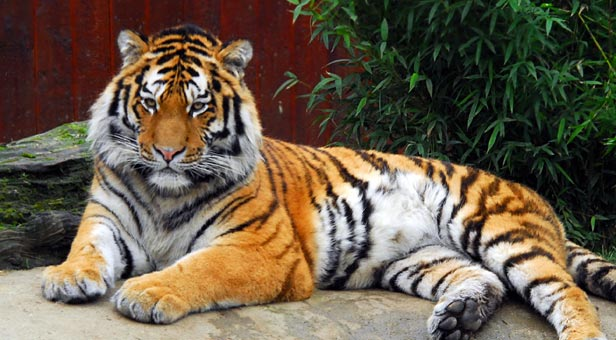
#> input picture Images-jpg/tiger1.jpg, 616 x 340 px
$ python graphcut_example.py
#> lines starting #> are read from the running program, lines starting #| are printed output that depends on the picture
### lab3.py
import numpy as np
from scipy.spatial import distance_matrix
import matplotlib.pyplot as plt
from Functions import *
from gaussfft import gaussfft
from scipy.stats import multivariate_normal

def kmeans_segm(image, K, L, seed = 42):
    """
    Implement a function that uses K-means to find cluster 'centers'
    and a 'segmentation' with an index per pixel indicating with
    cluster it is associated to.

    Input arguments:
        image - the RGB input image
        K - number of clusters
        L - number of iterations
        seed - random seed
    Output:
        segmentation: an integer image with cluster indices
        centers: an array with K cluster mean colors
    """
    img = image.reshape((-1, 3))

    np.random.seed(seed)
    unique = np.unique(img, axis=0)
    idx = np.random.choice(unique.shape[0], K, replace=False)
    centers = unique[idx]

    old_centers= np.zeros_like(centers)
    num_iters = 0

    while L is None or num_iters<L:

        old_centers = centers.copy()
        dist = distance_matrix(img, centers)
        segmentation = np.argmin(dist, axis=1)

        for k in range(K):

            cluster = img[segmentation==k]
            if len(cluster)>0:
                centers[k] = np.mean(cluster, axis=0)

        num_iters += 1

        if np.max(np.max(abs(centers - old_centers))) < 1e-3:
            break

    if len(image.shape)==3:
        segmentation = segmentation.reshape((image.shape[0], image.shape[1]))

    return segmentation, centers, num_iters


def mixture_prob(image, K, L, mask):
    """
    Implement a function that creates a Gaussian mixture models using the pixels
    in an image for which mask=1 and then returns an image with probabilities for
    every pixel in the original image.

    Input arguments:
        image - the RGB input image
        K - number of clusters
        L - number of iterations
        mask - an integer image where mask=1 indicates pixels used
    Output:
        prob: an image with probabilities per pixel
    """
    # kmeans_segm(image, K, 10)
    image = image / 255
    I = np.reshape(image, (-1,3)).astype(np.float32)
    flat_mask = np.reshape(mask, (mask.shape[0]*mask.shape[1]))
    # Store all pixels for which mask=1 in a Nx3 matrix

    c = I[flat_mask>0, :]
    N = c.shape[0]
    # Randomly initialize the K components using masked pixels

    seg, mu, _ = kmeans_segm(c, K, L=L)
    w = np.array([np.mean(seg==k) for k in range(K)])
    sigma = np.ones((K, 3, 3))* 0.01

    P = np.zeros((N, K))
    # print(c.shape,
    #       mu.shape,
    #       w.shape,
    #       sigma.shape,
    #       P.shape)

    # Iterate L times
    for _ in range(L):

        # Expectation: Compute probabilities P_ik using masked pixels
        for k in range(K):
            p_x_c = multivariate_normal(
                mean=mu[k], cov=sigma[k], allow_singular=True)

            P[:, k] = w[k]*p_x_c.pdf(c)

        for i in range(N):
            P[i, :] = P[i, :]/(sum(P[i, :]) + 1e-5)

        # Maximization: Update weights, means and covariances using masked pixels
        P_class = np.sum(P, axis=0)

        w = P_class/N
        mu = (P.T @ c)/P_class[:, None]

        for k in range(K):
            P_k = P[:, k]
            P_k = P_k[:, None]
            aux = c - mu[k]
            sigma[k] = (aux.T @ (aux * P_k))/P_class[k]


    # Compute probabilities p(c_i) in Eq.(3) for all pixels I.
    res = np.zeros(I.shape[0])

    for k in range(K):
            p_x_c = multivariate_normal(
                mean=mu[k], cov=sigma[k], allow_singular=True)

            res += w[k]*p_x_c.pdf(I)


    return res

### graphcut_example.py
import sys
import math
import numpy as np
from PIL import Image, ImageFilter
import matplotlib.pyplot as plt
from lab3 import kmeans_segm, mixture_prob
from Functions import showgrey, mean_segments, overlay_bounds
from scipy.ndimage.filters import gaussian_filter
from scipy.spatial import distance_matrix
from scipy.signal import convolve2d
import matplotlib.patches as patches

#   Performing the continuous max-flow algorithm to solve the
#   continuous min-cut problem in 2D
#
#   Usage: [u, erriter, i, timet] = CMF_Cut;
#
#   Inputs: there is no input since all data and parameters can be
#           adjusted within the program
#
#   Outputs:
#       - u: the final results u(x) in [0,1]. As the following paper,
#           the global binary result can be available by threshholding u
#           by any constant alpha in (0,1):
#
#           Nikolova, M.; Esedoglu, S.; Chan, T. F.
#           Algorithms for Finding Global Minimizers of Image Segmentation and Denoising Models
#           SIAM J. App. Math., 2006, 66, 1632-1648
#
#       - erriter: it returns the error evaluation of each iteration,
#           i.e. it shows the convergence rate. One can check the algorithm
#           performance.
#
#       - i: gives the total number of iterations, when the algorithm converges.
#
#       - timet: gives the total computation time.
#
#   Example:
#       >> [u, erriter, i, timet] = CMF_Cut;
#
#       >> us = max(u, beta);  # where beta in (0,1)
#
#       >> imagesc(us), colormap gray, axis image, axis off;figure(gcf)
#
#       >> figure, loglog(erriter,'DisplayName','erriterN');figure(gcf)
#
#
#
#   The original algorithm was proposed in the following papers:
#
#   [1] Yuan, J.; Bae, E.;  Tai, X.-C.
#       A Study on Continuous Max-Flow and Min-Cut Approaches
#       CVPR, 2010
#
#   [2] Yuan, J.; Bae, E.; Tai, X.-C.; Boycov, Y.
#       A study on continuous max-flow and min-cut approaches. Part I: Binary labeling
#       UCLA CAM, Technical Report 10-61, 2010
#
#   The mimetic finite-difference discretization method was proposed for
#   the total-variation function in the paper:
#
#   [1] Yuan, J.; Schn{\"o}rr, C.; Steidl, G.
#       Simultaneous Optical Flow Estimation and Decomposition
#       SIAM J.~Scientific Computing, 2007, vol. 29, page 2283-2304, number 6
#
#   This software can be used only for research purposes, you should cite ALL of
#   the aforementioned papers in any resulting publication.
#
#   Please email cn.yuanjing@gmail.com for any questions, suggestions and bug reports
#
#   The Software is provided "as is", without warranty of any kind.
#
#
#                       Version 1.0
#           https://sites.google.com/site/wwwjingyuan/
#
#           Copyright 2011 Jing Yuan (cn.yuanjing@gmail.com)
#

# [64 lines left out: function cmf_cut, not called in this run]


def graphcut_segm(I, area, K, alpha, sigma):
    [ minx, miny, maxx, maxy ] = area
    [h,w,c] = np.shape(I)
    dw = maxx - minx + 1
    dh = maxy - miny + 1
    mask = np.zeros((h, w), dtype=np.int16)
    mask[miny:miny+dh, minx:minx+dw] = 1

    grey = 0.2989*I[:,:,0] + 0.5870*I[:,:,1] + 0.1140*I[:,:,2]

    blur = 0.5 # amount of blur to reduce noise
    gauss = np.array([[ math.exp(-(i*i)/(2*blur*blur)) for i in range(-3, 4) ]], dtype=np.float32)
    gauss = gauss/np.sum(gauss) # normalize to one
    grey = convolve2d(grey, gauss.T @ gauss, 'same', 'symm')

    sobel = np.array([[-1, 0, 1], [-2,0,2], [-1,0,1]], dtype=np.float32)/4
    dx = convolve2d(grey, sobel,   'same', 'fill', 0)
    dy = convolve2d(grey, sobel.T, 'same', 'fill', 0)
    grad = np.sqrt(dx**2 + dy**2)

    edge = (alpha*sigma)*np.ones((h,w)) / (grad + sigma)

    for l in range(3):
        print('Find Gaussian mixture models...')

        fprob = mixture_prob(I, K, 10, mask)
        bprob = mixture_prob(I, K, 10, 1-mask)
        prior = np.reshape(fprob/(fprob + bprob), (h, w))

        print('Find minimum cut...')
        [u, erriter, i] = cmf_cut(prior, edge)
        mask = (u>0.5).astype(np.int16)

    return mask, prior

##############################


def graphcut_example(img, area,
                      K = 16, alpha=8.0, sigma=20.0,
                      scale_factor=0.5, verbose=True):

    # area: image region to train foreground with [ minx, miny, maxx, maxy ]
    # K: number of mixture components
    # alpha: maximum edge cost
    # sigma: edge cost decay factor


    img = img.resize((int(img.size[0]*scale_factor), int(img.size[1]*scale_factor)))

    area = [ int(i*scale_factor) for i in area ]
    I = np.asarray(img).astype(np.float32)

    segm, prior = graphcut_segm(I, area, K, alpha, sigma)

    fig = plt.figure()

    # Inew = mean_segments(img, segm)
    # img_1 = Image.fromarray(Inew.astype(np.ubyte))
    # ax1.imshow(img_1)
    ax1 = fig.add_subplot(1,2,1)
    showgrey(prior, False)
    ax1.set_title("Prior")
    ax1.axis('off')

    Inew = overlay_bounds(img, segm)
    img_2 = Image.fromarray(Inew.astype(np.ubyte))
    ax2 = fig.add_subplot(1,2,2)
    ax2.imshow(img_2)
    ax2.set_title("Segmentation")
    # Create a Rectangle patch
    rect = patches.Rectangle((area[0], area[3]),
                             area[2]-area[0],
                             -(area[3]-area[1]),
                             linewidth=1,
                             edgecolor='b',
                             facecolor='none')

    # Add the patch to the Axes
    ax2.add_patch(rect)
    ax2.axis('off')
    title = r"Normalized cut, w/ area={}, K={},"\
            r"$\alpha$={}, $\sigma$={}, sf={}".format(area,
                                          K,
                                          alpha,
                                          sigma,
                                          scale_factor)

    plt.suptitle(title)
    plt.tight_layout()

    plt.show()

if __name__ == '__main__':
    img = Image.open('Images-jpg/tiger1.jpg')
#> img is the input picture: PIL image 616x340 RGB; mean R, G, B 106, 92.5, 74.4
    area = [120, 84, 234, 260]
    sys.exit(graphcut_example(img, area))
#> in graphcut_example, `img = img.resize((int(img.size[0]*scale_factor), int(img.size[1]*scale..`:
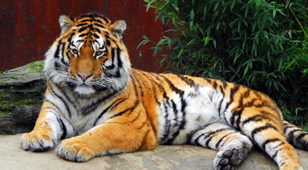
#> img: PIL image 308x170 RGB; mean R, G, B 106, 92.5, 74.4
#> in graphcut_segm, `grey = 0.2989*I[:,:,0] + 0.5870*I[:,:,1] + 0.1140*I[:,:,2]`:
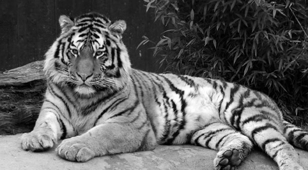
#> grey: shape (170, 308) float32; min 0, max 255, mean 94.5
#> in graphcut_segm, `dx = convolve2d(grey, sobel,   'same', 'fill', 0)`:
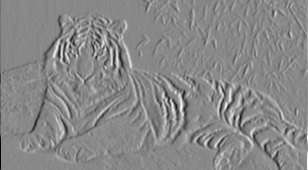
#> dx: shape (170, 308) float32; min -213.9, max 186.2, mean 0.1; drawn with min black and max white
#> in graphcut_segm, `dy = convolve2d(grey, sobel.T, 'same', 'fill', 0)`:
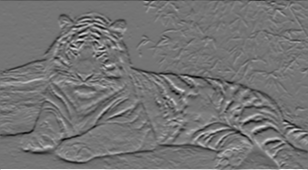
#> dy: shape (170, 308) float32; min -182.7, max 216.3, mean -0.8; drawn with min black and max white
#> in graphcut_segm, `grad = np.sqrt(dx**2 + dy**2)`:
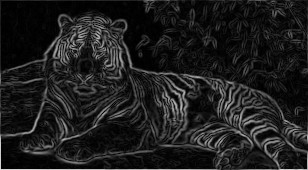
#> grad: shape (170, 308) float32; min 0.00663, max 225.1, mean 30.2
#> in graphcut_segm, `edge = (alpha*sigma)*np.ones((h,w)) / (grad + sigma)`:
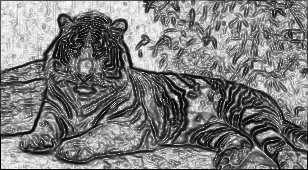
#> edge: shape (170, 308) float64; min 0.653, max 8, mean 4.23; drawn with min black and max white
#> (the run stopped early here; a loop or call above may not have finished)

$ run again, with Images-jpg/tiger2.jpg copied over Images-jpg/tiger1.jpg
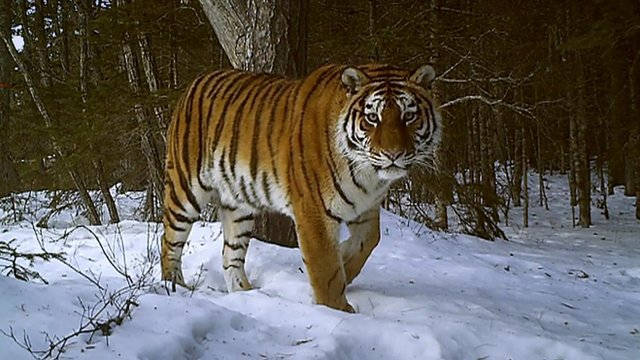
#> input picture Images-jpg/tiger2.jpg, 640 x 360 px
#> img is the input picture: PIL image 640x360 RGB; mean R, G, B 97.4, 93.3, 88.1
#> img: PIL image 320x180 RGB
#> in graphcut_segm, `grad = np.sqrt(dx**2 + dy**2)`:
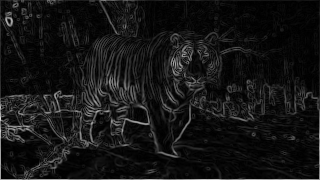
#> grad: shape (180, 320) float32; min 0.0333, max 221.2, mean 21
#> in graphcut_segm, `edge = (alpha*sigma)*np.ones((h,w)) / (grad + sigma)`:
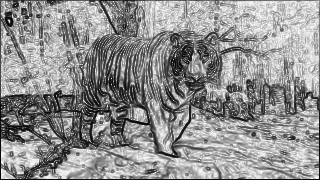
#> edge: shape (180, 320) float64; min 0.663, max 7.99, mean 4.82; drawn with min black and max white

$ run again, with Images-jpg/tiger3.jpg copied over Images-jpg/tiger1.jpg
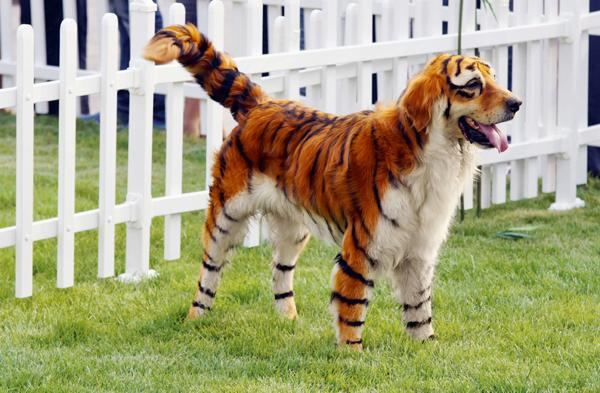
#> input picture Images-jpg/tiger3.jpg, 600 x 393 px
#> img is the input picture: PIL image 600x393 RGB; mean R, G, B 166.4, 163.6, 127.4
#> img: PIL image 300x196 RGB
#> in graphcut_segm, `grad = np.sqrt(dx**2 + dy**2)`:
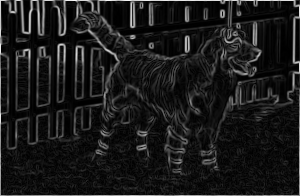
#> grad: shape (196, 300) float32; min 0.00177, max 250.3, mean 26.9
#> in graphcut_segm, `edge = (alpha*sigma)*np.ones((h,w)) / (grad + sigma)`:
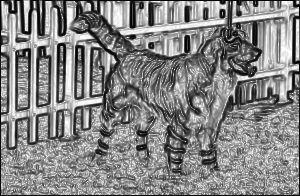
#> edge: shape (196, 300) float64; min 0.592, max 8, mean 4.49; drawn with min black and max white
